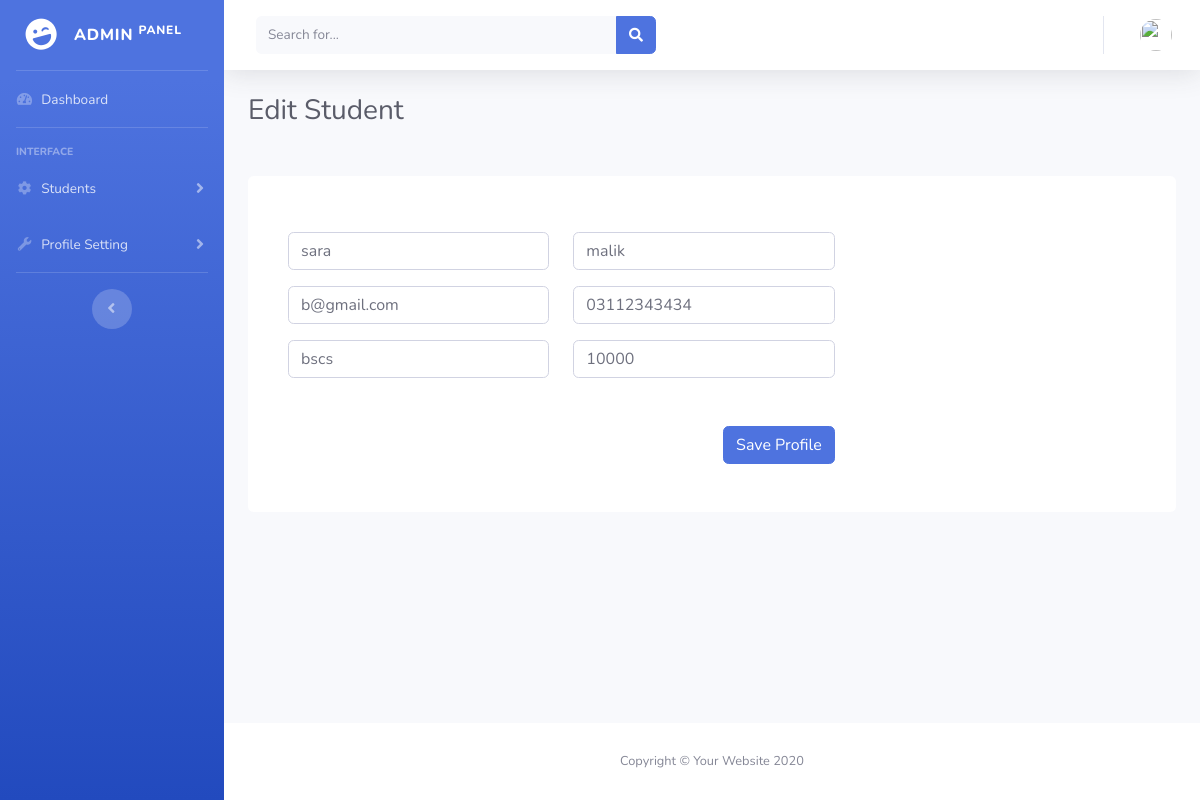
/adminpanelpanel/edit.php?edit=12, run on the app's committed database.
### tables this page shows
CREATE TABLE `addstudent` (
  `id` int(11) NOT NULL,
  `first_name` varchar(100) NOT NULL,
  `last_name` varchar(100) NOT NULL,
  `email` varchar(100) NOT NULL,
  `phone` varchar(255) NOT NULL,
  `degree` varchar(100) NOT NULL,
  `fee` int(100) NOT NULL
);

### adminpanelpanel/edit.php (the view, shortened to what this page needs)
<!DOCTYPE html>
<html lang="en">
<head>
    <link href="vendor/fontawesome-free/css/all.min.css" rel="stylesheet" type="text/css">
    <link href="css/sb-admin-2.min.css" rel="stylesheet">
</head>
<body id="page-top">
    <div id="wrapper">
         <?php include'sidebar.php' ; ?>
        <div id="content-wrapper" class="d-flex flex-column">
            <div id="content">
                <?php
				include'topbar.php' ;?>
                <div class="container-fluid">
                    <h1 class="h3 mb-4 text-gray-800">Edit Student</h1>
<div class="container rounded bg-white mt-5">
<?php
	$connection=mysqli_connect("localhost","root","","admindatabase");
					if(!empty($_GET['edit'])){
						$edit=$_GET['edit'];
						$queryy="select* FROM addstudent WHERE id='$edit'";
					$res=mysqli_query($connection,$queryy);
					while($row=mysqli_fetch_assoc($res))
					{
						$first_name=$row['first_name'];
						$last_name=$row['last_name'];
						$email=$row['email'];
						$phone=$row['phone'];
						$degree=$row['degree'];
						$fee=$row['fee'];
					}
					}
					?>
<form method="post">
        <div class="row">
            <div class="col-md-8">
                <div class="p-3 py-5">
                    <div class="row mt-2">
                        <div class="col-md-6"><input type="text" class="form-control" placeholder="first name" name="firstname" value="<?php echo $first_name;?>"></div>
                        <div class="col-md-6"><input type="text" class="form-control"  placeholder="last name"  name="lastname" value="<?php echo $last_name;?>"></div>
                    </div>
                    <div class="row mt-3">
                        <div class="col-md-6"><input type="text" class="form-control" placeholder="email"  name="email" value="<?php echo $email;?>"></div>
                        <div class="col-md-6"><input type="text" class="form-control"  placeholder="phone no." name="phone" value="<?php echo $phone;?>"></div>
                    </div>
                    <div class="row mt-3">
                        <div class="col-md-6"><input type="text" class="form-control" placeholder="degree" name="degree" value="<?php echo $degree;?>"></div>
                        <div class="col-md-6"><input type="text" class="form-control"  placeholder="fee" name="fee" value="<?php echo $fee;?>"></div>
                    </div>
                    <div class="mt-5 text-right"><input class="btn btn-primary profile-button" type="submit" value="Save Profile" name="submit"></div>
                </div>
            </div>
        </div>
		</form>
    </div>
                </div>
            </div>
            <footer class="sticky-footer bg-white">
                <div class="container my-auto">
                    <div class="copyright text-center my-auto">
                        <span>Copyright &copy; Your Website 2020</span>
                    </div>
                </div>
            </footer>
        </div>
    </div>
</body>
</html>

### data on the page
addstudent: firstname "sara", lastname "malik", email "b@gmail.com", phone "03112343434", degree "bscs", fee "10000"
